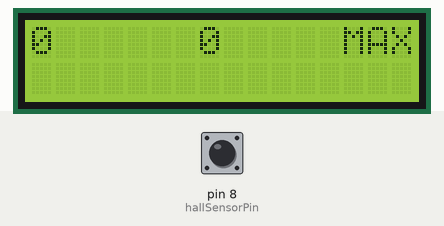
Recording of a sketch running on a simulated Arduino Uno, built with avr-gcc and run on an emulated ATmega328P. Parts: 16×2 character LCD. The test bench sets the inputs (shaded band); at power-on: pin 8 (hallSensorPin) LOW.

Above: at 2.7 s.
2.8 s: pin 8 (hallSensorPin) pulsed HIGH 5 times (0.12 s each, 0.3 s apart)
At 3.9 s:
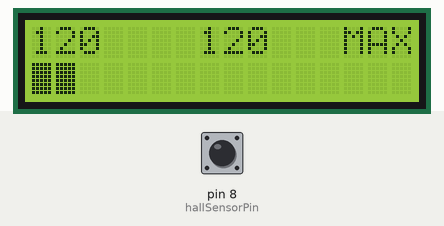
At 5.0 s:
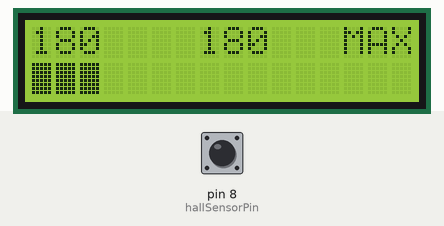
Timing chart, 0 to 6.5 s (numbered marks = the images above; inputs shaded):
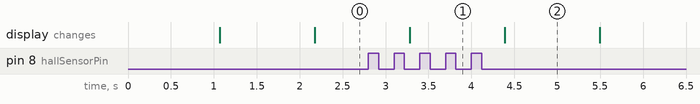

Measured:
- after the input at 2.8 s, the display: changes after 0.48 s (image 1)

The sketch:

magnetcode.ino
```cpp
#include <LiquidCrystal.h>

const int hallSensorPin = 8;                      // connect the hall effect sensor on pin 2
const unsigned long sampleTime = 1000;
const int maxRPM = 1260;                  // maximum RPM for LCD Bar
int rpmMaximum = 0;

const int
backLight = 13,
rs = 12,
en = 11,
d4 = 5,
d5 = 4,
d6 = 3,
d7 = 2;

LiquidCrystal lcd(rs, en, d4, d5, d6, d7);

void setup() {
  pinMode(hallSensorPin,INPUT);
  lcd.begin(16, 2);
  lcd.print("Initializing");
  delay(1000);
  lcd.clear();
}

void loop()
{
  delay(100);
  int rpm = getRPM();
  if (rpm > rpmMaximum) rpmMaximum = rpm;
  lcd.clear();
  displayRPM(rpm);
  displayBar(rpm);

}

int getRPM()
{
  int count = 0;
  boolean countFlag = LOW;
  unsigned long currentTime = 0;
  unsigned long startTime = millis();
  while (currentTime <= sampleTime)
  {
    if (digitalRead(hallSensorPin) == HIGH)
    {
      countFlag = HIGH;
    }
    if (digitalRead(hallSensorPin) == LOW && countFlag == HIGH)
    {
      count++;
      countFlag=LOW;
    }
    currentTime = millis() - startTime;
  }
  int countRpm = int(60000/float(sampleTime))*count;
  return countRpm;
}

void displayRPM(int rpm)
{
  lcd.clear();
  lcd.setCursor(0, 0);
  lcd.print(rpm,DEC);
  lcd.setCursor(7,0);
  lcd.print(rpmMaximum, DEC);
  lcd.setCursor(13,0);
  lcd.print("MAX");
  Serial.print("RPM = ");
  Serial.print(rpm);
  Serial.print("  MAX RPM = ");
  Serial.println(rpmMaximum);
}

void displayBar(int rpm)
{
  int numOfBars=map(rpm,0,maxRPM,0,15);
  lcd.setCursor(0,1);
  if (rpm!=0)
  {
  for (int i=0; i<=numOfBars; i++)
   {
        lcd.setCursor(i,1);
        lcd.write(1023);
      }
  }
}
```
